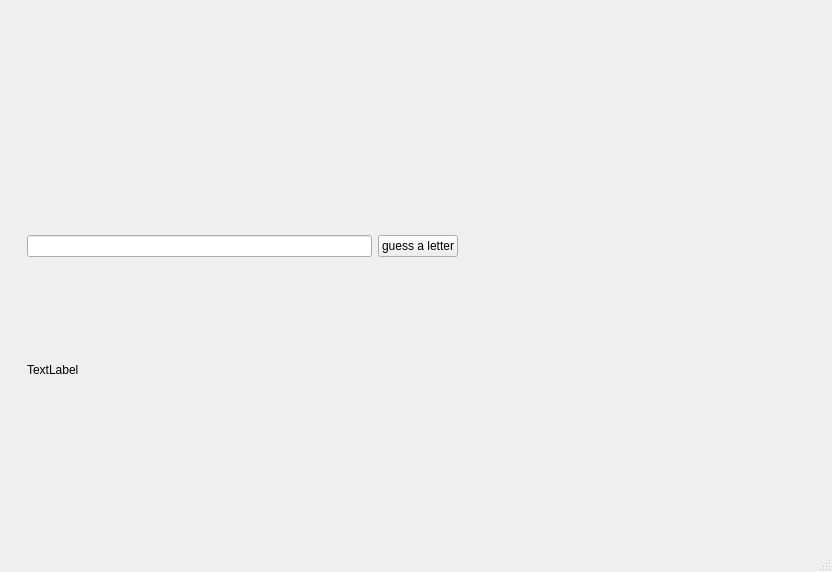
<?xml version="1.0" encoding="UTF-8"?>
<ui version="4.0">
 <class>MainWindow</class>
 <widget class="QMainWindow" name="MainWindow">
  <property name="geometry">
   <rect>
    <x>0</x>
    <y>0</y>
    <width>832</width>
    <height>572</height>
   </rect>
  </property>
  <property name="windowTitle">
   <string>MainWindow</string>
  </property>
  <widget class="QWidget" name="centralwidget">
   <layout class="QVBoxLayout" name="verticalLayout_4">
    <item>
     <widget class="QStackedWidget" name="stackedWidget">
      <property name="currentIndex">
       <number>1</number>
      </property>
      <widget class="QWidget" name="page">
       <layout class="QVBoxLayout" name="verticalLayout_2">
        <item>
         <layout class="QVBoxLayout" name="verticalLayout">
          <item>
           <widget class="QLabel" name="label_title">
            <property name="text">
             <string>HANGMAN</string>
            </property>
           </widget>
          </item>
          <item>
           <spacer name="verticalSpacer_2">
            <property name="orientation">
             <enum>Qt::Vertical</enum>
            </property>
            <property name="sizeHint" stdset="0">
             <size>
              <width>17</width>
              <height>78</height>
             </size>
            </property>
           </spacer>
          </item>
          <item>
           <layout class="QHBoxLayout" name="horizontalLayout">
            <item>
             <widget class="QPushButton" name="pushButton_chooseFile">
              <property name="text">
               <string>Choose file</string>
              </property>
             </widget>
            </item>
            <item>
             <widget class="QLabel" name="label_fileName">
              <property name="text">
               <string>test</string>
              </property>
             </widget>
            </item>
           </layout>
          </item>
          <item>
           <widget class="QPushButton" name="pushButton_Start">
            <property name="text">
             <string>Start game</string>
            </property>
           </widget>
          </item>
          <item>
           <widget class="QLabel" name="label_errorWrongFile">
            <property name="text">
             <string>test2</string>
            </property>
           </widget>
          </item>
          <item>
           <spacer name="verticalSpacer">
            <property name="orientation">
             <enum>Qt::Vertical</enum>
            </property>
            <property name="sizeHint" stdset="0">
             <size>
              <width>17</width>
              <height>38</height>
             </size>
            </property>
           </spacer>
          </item>
         </layout>
        </item>
       </layout>
      </widget>
      <widget class="QWidget" name="page_2">
       <widget class="QWidget" name="layoutWidget">
        <property name="geometry">
         <rect>
          <x>18</x>
          <y>6</y>
          <width>781</width>
          <height>461</height>
         </rect>
        </property>
        <layout class="QHBoxLayout" name="horizontalLayout_4">
         <item>
          <layout class="QVBoxLayout" name="verticalLayout_3">
           <item>
            <layout class="QHBoxLayout" name="horizontalLayout_3">
             <item>
              <widget class="QWidget" name="widget_labels" native="true"/>
             </item>
            </layout>
           </item>
           <item>
            <layout class="QHBoxLayout" name="horizontalLayout_2">
             <item>
              <widget class="QLineEdit" name="lineEdit_guess">
               <property name="maxLength">
                <number>1</number>
               </property>
              </widget>
             </item>
             <item>
              <widget class="QPushButton" name="pushButton_guess">
               <property name="text">
                <string>guess a letter</string>
               </property>
              </widget>
             </item>
             <item>
              <spacer name="horizontalSpacer_2">
               <property name="orientation">
                <enum>Qt::Horizontal</enum>
               </property>
               <property name="sizeHint" stdset="0">
                <size>
                 <width>40</width>
                 <height>20</height>
                </size>
               </property>
              </spacer>
             </item>
            </layout>
           </item>
           <item>
            <widget class="QLabel" name="label_errorGuessTwice">
             <property name="text">
              <string>TextLabel</string>
             </property>
            </widget>
           </item>
          </layout>
         </item>
         <item>
          <widget class="QWidget" name="widget_hangman" native="true"/>
         </item>
        </layout>
       </widget>
      </widget>
      <widget class="QWidget" name="page_3">
       <widget class="QLabel" name="label_endGame">
        <property name="geometry">
         <rect>
          <x>300</x>
          <y>190</y>
          <width>89</width>
          <height>29</height>
         </rect>
        </property>
        <property name="text">
         <string>TextLabel</string>
        </property>
       </widget>
       <widget class="QPushButton" name="pushButton_restart">
        <property name="geometry">
         <rect>
          <x>300</x>
          <y>220</y>
          <width>122</width>
          <height>41</height>
         </rect>
        </property>
        <property name="text">
         <string>Restart</string>
        </property>
       </widget>
       <widget class="QPushButton" name="pushButton_exit">
        <property name="geometry">
         <rect>
          <x>300</x>
          <y>270</y>
          <width>122</width>
          <height>41</height>
         </rect>
        </property>
        <property name="text">
         <string>Exit</string>
        </property>
       </widget>
      </widget>
     </widget>
    </item>
   </layout>
  </widget>
  <widget class="QMenuBar" name="menubar">
   <property name="geometry">
    <rect>
     <x>0</x>
     <y>0</y>
     <width>832</width>
     <height>34</height>
    </rect>
   </property>
  </widget>
  <widget class="QStatusBar" name="statusbar"/>
 </widget>
 <resources/>
 <connections/>
</ui>
